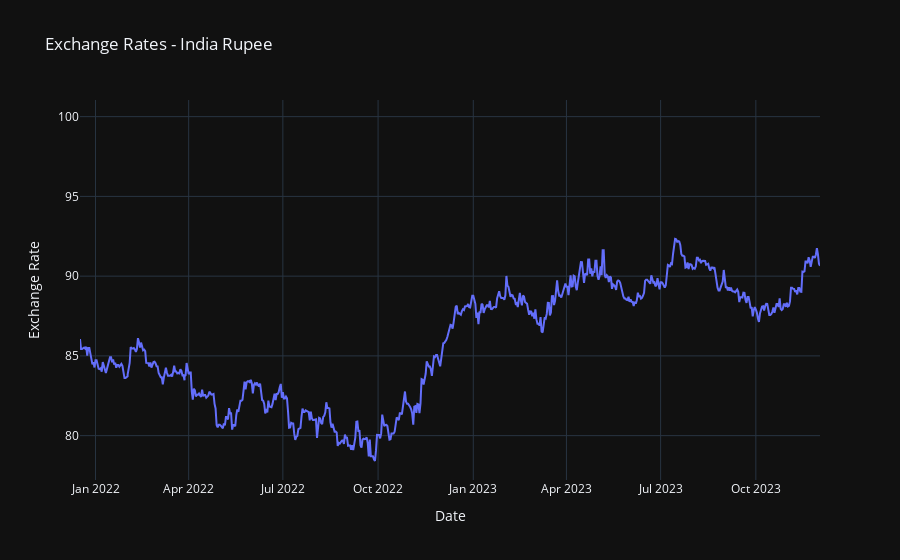

Notebook code for this chart:
### Code cell
import pandas as pd #to import csv file and perform operations
from sklearn.linear_model import LinearRegression # sklearn.linear_model: Part of scikit-learn and provides tools for working with linear regression models
from sklearn.metrics import mean_squared_error # # sklearn.metrics: Provides various metrics for evaluating machine learning models
import numpy as np  # Numerical computing library
import plotly.express as px #library for creating interactive charts

# Load the data from the CSV file
file_path = r'C:\Users\SUNYLoaner\Downloads\exchange_rates.csv'
exchange_rates_df = pd.read_csv(file_path)

# Convert the 'date' column to datetime format with the specified format
exchange_rates_df['date'] = pd.to_datetime(exchange_rates_df['date'], format='%d/%m/%Y')

# Extract month and year from the 'date' column and add them as new columns
exchange_rates_df['month'] = exchange_rates_df['date'].dt.month
exchange_rates_df['year'] = exchange_rates_df['date'].dt.year

# Filter data for India Rupee
india_rupee_data = exchange_rates_df[exchange_rates_df['Country/Currency'] == 'India Rupee']

# Specify the features and target
features = ['month', 'year']
target = 'value'

# Train a machine learning model (e.g., Linear Regression)
model = LinearRegression()
model.fit(india_rupee_data[features], india_rupee_data[target])

# Predict exchange rates for 2024 and 2025
future_years = [2024, 2025]
future_data = pd.DataFrame({'year': future_years, 'month': 1}) 
predicted_exchange_rates = model.predict(future_data[features])

# Combine historical and predicted data
all_data = pd.concat([india_rupee_data, future_data.assign(value=predicted_exchange_rates)])

# Plot using Plotly Express
fig = px.line(all_data, x='date', y='value', title='Exchange Rates - India Rupee',
              labels={'value': 'Exchange Rate'},
              line_shape='linear')

# Customize the layout
fig.update_layout(
    xaxis_title='Date',
    yaxis_title='Exchange Rate',
    hovermode='x unified',
    template='plotly_dark'
)

# Show the interactive chart
fig.show()

### Figure 1 — Plotly figure (JSON) as saved in the notebook; plotly's stock layout.template omitted (floating-point values rounded to 4 significant figures; data arrays with more than 128 entries replaced by an {"elided": "..."} marker saying what was removed)
{"data": [{"hovertemplate": "date=%{x}<br>Exchange Rate=%{y}<extra></extra>", "legendgroup": "", "line": {"color": "#636efa", "dash": "solid", "shape": "linear"}, "marker": {"symbol": "circle"}, "mode": "lines", "name": "", "orientation": "v", "showlegend": false, "type": "scatter", "x": {"elided": "719 str values"}, "xaxis": "x", "y": {"elided": "719 float values"}, "yaxis": "y"}], "layout": {"hovermode": "x unified", "legend": {"tracegroupgap": 0}, "title": {"text": "Exchange Rates - India Rupee"}, "xaxis": {"anchor": "y", "domain": [0, 1], "title": {"text": "Date"}}, "yaxis": {"anchor": "x", "domain": [0, 1], "title": {"text": "Exchange Rate"}}}}
